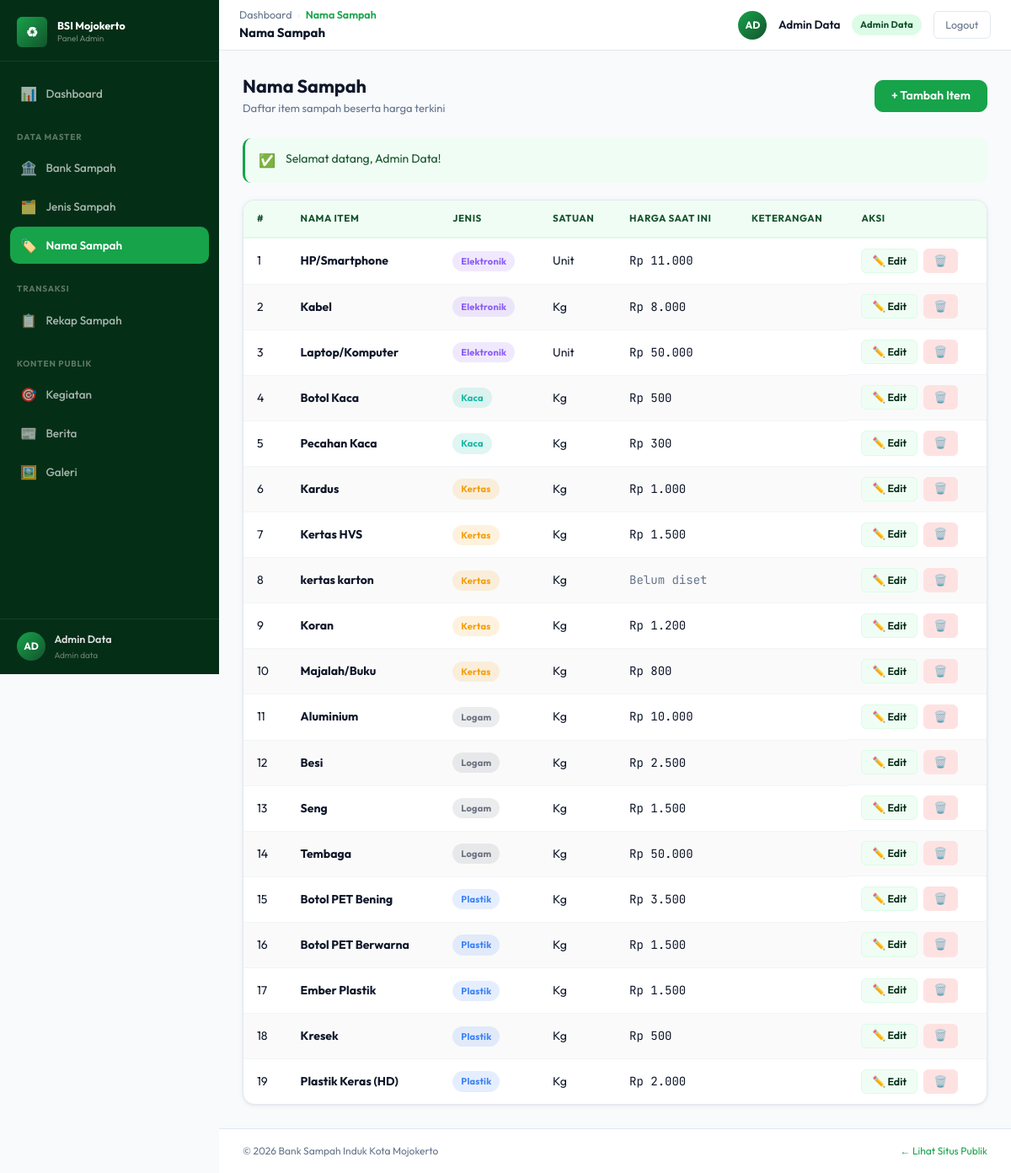
Page /admin/nama-sampah/index.php (signed in) on the committed database.
### tables this page shows
CREATE TABLE `nama_sampah` (
  `id` int UNSIGNED NOT NULL,
  `id_jenis` int UNSIGNED NOT NULL,
  `nama` varchar(150) NOT NULL,
  `satuan` varchar(20) NOT NULL DEFAULT 'Kg',
  `keterangan` text,
  `dibuat_oleh` int UNSIGNED DEFAULT NULL,
  `created_at` timestamp NOT NULL DEFAULT CURRENT_TIMESTAMP
);

CREATE TABLE `jenis_sampah` (
  `id` int UNSIGNED NOT NULL,
  `nama` varchar(100) NOT NULL,
  `kode` varchar(10) DEFAULT NULL,
  `warna` varchar(7) NOT NULL DEFAULT '#16A34A',
  `dibuat_oleh` int UNSIGNED DEFAULT NULL,
  `created_at` timestamp NOT NULL DEFAULT CURRENT_TIMESTAMP
);

### core/Database.php (called while the page is built, shortened)
<?php
class Database
{
    private static ?PDO $instance = null;
    public static function getInstance(): PDO
    {
        if (self::$instance === null) {
            $dsn = sprintf(
                'mysql:host=%s;port=%s;dbname=%s;charset=utf8mb4',
                DB_HOST, DB_PORT, DB_NAME
            );
            self::$instance = new PDO($dsn, DB_USER, DB_PASS, [
                PDO::ATTR_ERRMODE            => PDO::ERRMODE_EXCEPTION,
                PDO::ATTR_DEFAULT_FETCH_MODE => PDO::FETCH_ASSOC,
                PDO::ATTR_EMULATE_PREPARES   => false,
                PDO::MYSQL_ATTR_INIT_COMMAND => "SET NAMES utf8mb4 COLLATE utf8mb4_unicode_ci",
            ]);
        }
        return self::$instance;
    }
    public static function query(string $sql, array $params = []): array
    {
        $stmt = self::getInstance()->prepare($sql);
        $stmt->execute($params);
        return $stmt->fetchAll();
    }
}

### models/NamaSampahModel.php (called while the page is built, shortened)
<?php
require_once dirname(__DIR__) . '/config/database.php';
function nama_getAll(): array {
    return Database::query("
        SELECT n.*, j.nama AS nama_jenis, j.warna AS warna_jenis,
               COALESCE(h.harga, 0) AS harga_saat_ini
        FROM nama_sampah n
        LEFT JOIN jenis_sampah j ON n.id_jenis = j.id
        LEFT JOIN harga_sampah h ON h.id_nama_sampah = n.id
        ORDER BY j.nama, n.nama
    ");
}

### admin/nama-sampah/index.php (the view, shortened to what this page needs)
<?php
require_once dirname(__DIR__, 2) . '/config/database.php';
require_once dirname(__DIR__, 2) . '/core/Helper.php';
require_once dirname(__DIR__, 2) . '/models/NamaSampahModel.php';
$data = nama_getAll();
require_once dirname(__DIR__, 2) . '/templates/admin/header.php';
require_once dirname(__DIR__, 2) . '/templates/admin/sidebar.php';
require_once dirname(__DIR__, 2) . '/templates/admin/topbar.php';
?>
<div class="page-header">
    <div><h1 class="page-title">Nama Sampah</h1><p class="page-subtitle">Daftar item sampah beserta harga terkini</p></div>
    <a href="tambah.php" class="btn btn-primary">+ Tambah Item</a>
</div>
<?php require_once dirname(__DIR__, 2) . '/templates/admin/flash.php' ?>
<div class="table-wrapper">
    <table class="data-table">
        <thead><tr><th>#</th><th>Nama Item</th><th>Jenis</th><th>Satuan</th><th>Harga Saat Ini</th><th>Keterangan</th><th>Aksi</th></tr></thead>
        <tbody>
        <?php if (empty($data)): ?>
            <tr><td colspan="7"><div class="empty-state"><div class="empty-state-icon">🏷️</div><h3>Belum ada data nama sampah</h3></div></td></tr>
        <?php else: foreach ($data as $i => $row): ?>
            <tr>
                <td><?= $i+1 ?></td>
                <td><strong><?= e($row['nama']) ?></strong></td>
                <td><span class="badge" style="background:<?= e($row['warna_jenis']??'#ddd') ?>22;color:<?= e($row['warna_jenis']??'#666') ?>"><?= e($row['nama_jenis']) ?></span></td>
                <td><?= e($row['satuan']) ?></td>
                <td class="font-mono"><?= $row['harga_saat_ini'] > 0 ? formatRupiah($row['harga_saat_ini']) : '<span class="text-muted">Belum diset</span>' ?></td>
                <td><?= e(truncate($row['keterangan'] ?? '', 60)) ?></td>
                <td class="action-cell">
                    <a href="edit.php?id=<?= (int)$row['id'] ?>" class="btn btn-sm btn-secondary">✏️ Edit</a>
                    <form method="POST" action="proses.php" class="inline-form" onsubmit="return confirm('Hapus item ini?')">
                        <button class="btn btn-sm btn-danger">🗑️</button>
                    </form>
                </td>
            </tr>
        <?php endforeach; endif ?>
        </tbody>
    </table>
</div>
<?php require_once dirname(__DIR__, 2) . '/templates/admin/footer.php' ?>

### assets/css/variables.css (style rules this page uses)
:root { --color-primary: #16a34a; --color-primary-dark: #052e16; --color-primary-mid: #14532d; --color-primary-light: #dcfce7; --color-primary-pale: #f0fdf4; --color-primary-accent: #4ade80; --color-bg: #f8fafc; --color-surface: #ffffff; --color-border: #e2e8f0; --color-border-light: #f1f5f9; --color-text: #0f172a; --color-text-muted: #64748b; --color-text-light: #94a3b8; --color-danger: #dc2626; --color-danger-light: #fee2e2; --color-warning: #d97706; --color-warning-light: #fef3c7; --color-info: #2563eb; --color-info-light: #dbeafe; --color-purple: #7c3aed; --color-purple-light: #ede9fe; --font-display: 'Playfair Display', Georgia, serif; --font-body: 'Outfit', 'Segoe UI', system-ui, sans-serif; --font-mono: 'JetBrains Mono', 'Courier New', monospace; --radius-sm: 6px; --radius: 10px; --radius-md: 14px; --radius-lg: 20px; --radius-xl: 28px; --shadow-sm: 0 1px 3px rgba(0,0,0,.06), 0 1px 8px rgba(0,0,0,.04); --shadow: 0 2px 8px rgba(0,0,0,.08), 0 4px 16px rgba(0,0,0,.06); --shadow-md: 0 4px 24px rgba(0,0,0,.10); --shadow-lg: 0 12px 48px rgba(0,0,0,.14); --sidebar-width: 260px; --topbar-height: 60px; --transition: all 0.18s ease; --transition-fast: all 0.1s ease; }

### assets/css/components.css (style rules this page uses)
.btn { display: inline-flex; align-items: center; gap: 0.4rem; font-family: var(--font-body); font-weight: 600; font-size: 14px; padding: 0.5rem 1.2rem; border-radius: var(--radius); border: 1.5px solid transparent; cursor: pointer; transition: var(--transition); text-decoration: none; white-space: nowrap; user-select: none; line-height: 1.4; }
.btn-primary { background-color: var(--color-primary); color: #ffffff; border-color: var(--color-primary); }
.btn-secondary { background-color: var(--color-primary-pale); color: var(--color-primary-dark); border-color: var(--color-primary-light); }
.btn-danger { background-color: var(--color-danger-light); color: var(--color-danger); border-color: var(--color-danger-light); }
.btn-sm { padding: 0.3rem 0.75rem; font-size: 12.5px; border-radius: var(--radius-sm); }
.badge { display: inline-flex; align-items: center; font-size: 11px; font-weight: 700; padding: 3px 10px; border-radius: 99px; white-space: nowrap; letter-spacing: 0.02em; }
.text-muted { color: var(--color-text-muted); }
.font-mono { font-family: var(--font-mono); }
.inline-form { display: inline; }

### assets/css/admin.css (style rules this page uses)
.admin-body { background-color: var(--color-bg); min-height: 100vh; }
.page-header { display: flex; align-items: center; justify-content: space-between; gap: 1rem; margin-bottom: 1.5rem; flex-wrap: wrap; }
.page-title { font-size: 1.35rem; font-weight: 700; color: var(--color-text); }
.page-subtitle { font-size: 13px; color: var(--color-text-muted); margin-top: 2px; font-weight: 400; }
.table-wrapper { overflow-x: auto; border-radius: var(--radius-md); border: 1px solid var(--color-border); background: var(--color-surface); box-shadow: var(--shadow-sm); }
.data-table { width: 100%; font-size: 14px; border-collapse: collapse; }
.data-table thead th { background-color: var(--color-primary-pale); color: var(--color-primary-mid); font-weight: 700; font-size: 11.5px; text-transform: uppercase; letter-spacing: 0.05em; padding: 0.75rem 1rem; text-align: left; white-space: nowrap; border-bottom: 2px solid var(--color-primary-light); }
.data-table tbody td { padding: 0.75rem 1rem; border-bottom: 1px solid var(--color-border-light); vertical-align: middle; color: var(--color-text); }
.data-table tbody tr:last-child td { border-bottom: none; }
.data-table tbody tr:nth-child(even) td { background-color: #fafafa; }
.action-cell { display: flex; align-items: center; gap: 0.4rem; flex-wrap: wrap; }

### rows in the picture
nama_sampah: nama "HP/Smartphone", id_jenis.nama "Elektronik", satuan "Unit", harga_saat_ini "Rp 11.000"
nama_sampah: nama "Kabel", id_jenis.nama "Elektronik", satuan "Kg", harga_saat_ini "Rp 8.000"
nama_sampah: nama "Laptop/Komputer", id_jenis.nama "Elektronik", satuan "Unit", harga_saat_ini "Rp 50.000"
nama_sampah: nama "Botol Kaca", id_jenis.nama "Kaca", satuan "Kg", harga_saat_ini "Rp 500"
nama_sampah: nama "Pecahan Kaca", id_jenis.nama "Kaca", satuan "Kg", harga_saat_ini "Rp 300"
nama_sampah: nama "Kardus", id_jenis.nama "Kertas", satuan "Kg", harga_saat_ini "Rp 1.000"
nama_sampah: nama "Kertas HVS", id_jenis.nama "Kertas", satuan "Kg", harga_saat_ini "Rp 1.500"
nama_sampah: nama "kertas karton", id_jenis.nama "Kertas", satuan "Kg", shows "Belum diset"
nama_sampah: nama "Koran", id_jenis.nama "Kertas", satuan "Kg", harga_saat_ini "Rp 1.200"
nama_sampah: nama "Majalah/Buku", id_jenis.nama "Kertas", satuan "Kg", harga_saat_ini "Rp 800"
nama_sampah: nama "Aluminium", id_jenis.nama "Logam", satuan "Kg", harga_saat_ini "Rp 10.000"
nama_sampah: nama "Besi", id_jenis.nama "Logam", satuan "Kg", harga_saat_ini "Rp 2.500"
nama_sampah: nama "Seng", id_jenis.nama "Logam", satuan "Kg", harga_saat_ini "Rp 1.500"
nama_sampah: nama "Tembaga", id_jenis.nama "Logam", satuan "Kg", harga_saat_ini "Rp 50.000"
nama_sampah: nama "Botol PET Bening", id_jenis.nama "Plastik", satuan "Kg", harga_saat_ini "Rp 3.500"
nama_sampah: nama "Botol PET Berwarna", id_jenis.nama "Plastik", satuan "Kg", harga_saat_ini "Rp 1.500"
nama_sampah: nama "Ember Plastik", id_jenis.nama "Plastik", satuan "Kg", harga_saat_ini "Rp 1.500"
nama_sampah: nama "Kresek", id_jenis.nama "Plastik", satuan "Kg", harga_saat_ini "Rp 500"
nama_sampah: nama "Plastik Keras (HD)", id_jenis.nama "Plastik", satuan "Kg", harga_saat_ini "Rp 2.000"

### other values in the picture
$initials "AD"
$userName "Admin Data"
str_replace('_', ' ', ucfirst($userRole)) "Admin data"
$crumb['label'] "Nama Sampah"
$topbarTitle "Nama Sampah"
$d['label'] "Admin Data"
$icon "✅"
$flash['message'] "Selamat datang, Admin Data!"
APP_NAME "Bank Sampah Induk Kota Mojokerto"
